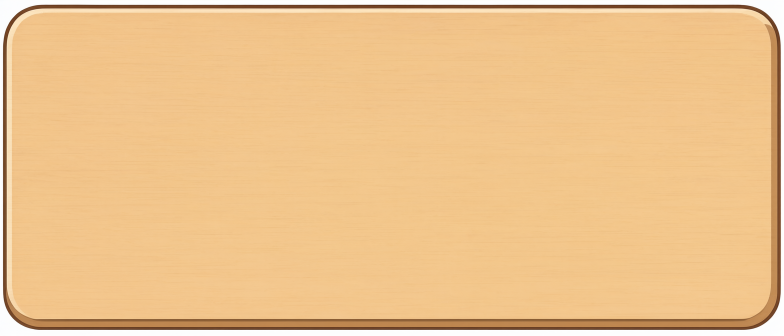
#> input picture production/qa/menu-b16/plaque-src-seed7.png, 1568 x 672 px, given in place of Qwen_image_2.1_00141.png, which was not available (shown at 1/2 size)
$ python b16-plaque-t2i.py
#> lines starting #> are read from the running program, lines starting #| are printed output that depends on the picture; after the words box and inside, x2 and y2 are one past the last pixel; in counts of white or black regions, pixels touching at a corner belong together; pictures that were not available may be replaced by others from this repository, and a replacement may not be noted
"""第十六批 · 本地 t2i 木牌纹理 → 去背 → 9-slice 三段 + 判据。

源图 = temp/b16-t2i/Qwen_image_2.1_00141.png（qwen-image-2.1 t2i / 21:9 / mp1 / seed42，本地 0 元）
去背 = 四角洪水填充找白底（skill §3 平色 UI 口径，⛔ 全局色键会啃掉浅色木纹高光）
产物 = temp/b16-asset/plaque-{left,mid,right}.png（@2x，带 alpha）
"""
import os
import sys

import numpy as np
from PIL import Image, ImageDraw, ImageFilter

SRC = sys.argv[1] if len(sys.argv) > 1 else 'temp/b16-t2i/Qwen_image_2.1_00141.png'
TAG = sys.argv[2] if len(sys.argv) > 2 else 'a'
BASE = 'games/beads/design/art/shots/menu-showcase-20261010/v1-mainmenu-final.png'
OUT = 'temp/b16-asset'
os.makedirs(OUT, exist_ok=True)

DEV_H = 160            # 牌高 @2x：稿实测外轮廓 y[1932,2094] = 162 src = 80 设计 px（含描边）
END_DEV, MID_DEV = 48, 80      # 两端固定 24 设计 px / 中段取样 40 设计 px
S = 750 / 1520.0

im = Image.open(SRC).convert('RGB')
W0, H0 = im.size
#> W0 = 1568; H0 = 672
ff = im.copy()
MAG = (255, 0, 255)
for c in ((0, 0), (W0 - 1, 0), (0, H0 - 1), (W0 - 1, H0 - 1)):
    ImageDraw.floodfill(ff, c, MAG, thresh=24)
bg = (np.asarray(ff) == np.array(MAG)).all(axis=2)   # ⛔ 不 .all(axis=2) 会得到三维逐通道图
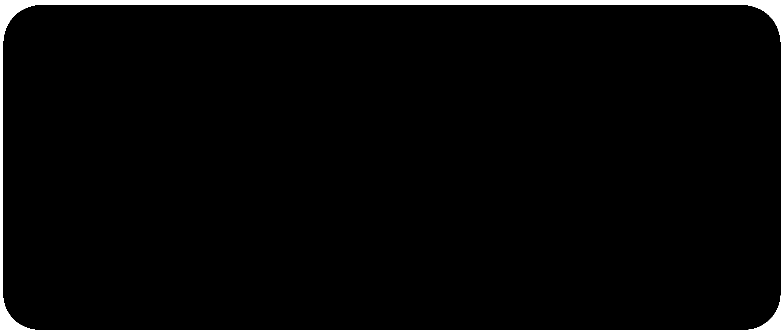
#> bg: shape (672, 1568) bool (shown at 1/2 size); 4.3% white; 1 white region, box (x1, y1, x2, y2) and area: (0, 0, 1568, 672) 45278
alpha = np.where(bg, 0, 255).astype(np.uint8)
alpha = np.asarray(Image.fromarray(alpha).filter(ImageFilter.MinFilter(3)))  # 吃白边 1px
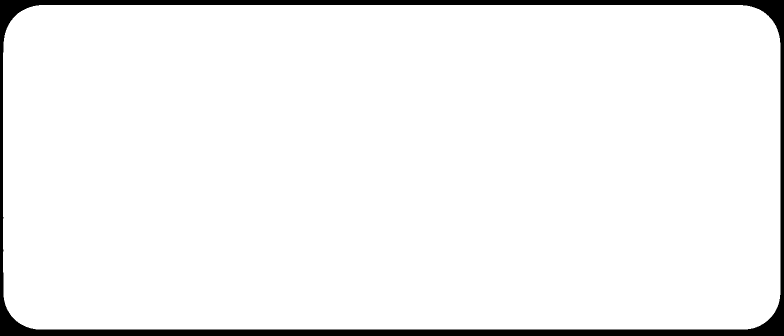
#> alpha: shape (672, 1568) (shown at 1/2 size); 95.3% white; 1 black region, box (x1, y1, x2, y2) and area: (0, 0, 1568, 672) 49695
ys, xs = np.where(alpha > 0)
bx0, bx1, by0, by1 = xs.min(), xs.max() + 1, ys.min(), ys.max() + 1
#> bx0 = 6; bx1 = 1561; by0 = 10; by1 = 659
plate = im.crop((bx0, by0, bx1, by1))
pa = Image.fromarray(alpha[by0:by1, bx0:bx1]).crop((0, 0, plate.width, plate.height))
#> pa: PIL image 1555x649 L; 99.5% white; 6 black regions (2 under 20 px), largest, box (x1, y1, x2, y2) and area: (0, 0, 72, 95) 1411, (1480, 0, 1555, 75) 1357, (0, 535, 65, 649) 1242, (1490, 580, 1555, 649) 1177
plate = plate.convert('RGBA')
#> plate: PIL image 1555x649 RGBA
plate.putalpha(pa)
print(f'原图 {im.size}  白底占比 {bg.mean() * 100:.1f}%  牌体 bbox {plate.size}  长宽比 {plate.width / plate.height:.3f}（目标 {189 / 74:.3f}）')
#| 原图 (1568, 672)  白底占比 4.3%  牌体 bbox (1555, 649)  长宽比 2.396（目标 2.554）

# 描边色 / 宽度 / 平涂度（在牌体 bbox 坐标内量）
a = np.asarray(plate.convert('RGB')).astype(np.int16)
lum = a.mean(2)
dark = lum < 150
#> dark: shape (649, 1555) bool; 5.7% white; 1 white region, box (x1, y1, x2, y2) and area: (0, 0, 1555, 649) 57950
rows = [int(dark[y].mean()) for y in range(plate.height)]
#> rows = 649 values from 0 to 0
top = int(np.argmax(np.asarray(rows) > 0.5))
#> top = 0
bot = plate.height - 1 - int(np.argmax(np.asarray(rows[::-1]) > 0.5))
#> bot = 648
print(f'描边：顶边行 {top}  底边行 {bot}  ->  缩到 @2x 高 {DEV_H} 后为 {top * DEV_H / plate.height:.1f}/{(plate.height - 1 - bot) * DEV_H / plate.height:.1f} 设备 px')
#| 描边：顶边行 0  底边行 648  ->  缩到 @2x 高 160 后为 0.0/0.0 设备 px
face = a[top + 6:bot - 6, 40:plate.width - 40]
print(f'牌面均色 {face.reshape(-1, 3).mean(0).round(0)}（稿 [241 194 136]）  横向梯度 {np.abs(np.diff(face, axis=1)).mean():.2f}  纵向 {np.abs(np.diff(face, axis=0)).mean():.2f}')
#| 牌面均色 [240. 195. 138.]（稿 [241 194 136]）  横向梯度 0.89  纵向 1.89
print(f'描边均色 {a[dark].reshape(-1, 3).mean(0).round(0)}（稿 [160 120 74]）')
#| 描边均色 [149. 101.  60.]（稿 [160 120 74]）

# 缩到 @2x 口径并切三段
sc = DEV_H / plate.height
#> sc = 0.247
NW = int(round(plate.width * sc))
#> NW = 383
plate2 = plate.resize((NW, DEV_H), Image.LANCZOS)
plate2.save(f'{OUT}/plaque-{TAG}-full.png')
print(f'整板 @2x {plate2.size} = 设计 {NW / 2:.1f} x {DEV_H / 2:.1f} px')
#| 整板 @2x (383, 160) = 设计 191.5 x 80.0 px
left = plate2.crop((0, 0, END_DEV, DEV_H))
right = plate2.crop((NW - END_DEV, 0, NW, DEV_H))
mid = plate2.crop(((NW - MID_DEV) // 2, 0, (NW + MID_DEV) // 2, DEV_H))
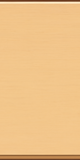
#> mid: PIL image 80x160 RGBA; mean R, G, B, A 237.8, 193.4, 135.8, 255
for n, x in (('left', left), ('mid', mid), ('right', right)):
    x.save(f'{OUT}/plaque-{TAG}-{n}.png')
    print(f'  plaque-{TAG}-{n}.png {x.size}')
#> this loop made 3 passes
#> n on passes 1 to 3: 'left', 'mid', 'right'
#|   plaque-a-left.png (48, 160)
#|   plaque-a-mid.png (80, 160)
#|   plaque-a-right.png (48, 160)


def compose(wd):
    w = int(round(wd * 2))
    out = Image.new('RGBA', (w, DEV_H), (250, 247, 240, 255))
    m = mid.resize((w - 2 * END_DEV, DEV_H), Image.LANCZOS)
    out.paste(left, (0, 0), left)
    out.paste(m, (END_DEV, 0), m)
    out.paste(right, (w - END_DEV, 0), right)
    return out


for wd in (140.0, 189.0, 280.0):
    c = compose(wd)
    arr = np.asarray(c.convert('RGB')).astype(np.int16)
    w = int(round(wd * 2))
    print(f'  宽 {wd:6.1f} 设计 px -> 接缝 maxdiff 左 {np.abs(arr[:, END_DEV - 1] - arr[:, END_DEV]).max():3d}'
          f' / 右 {np.abs(arr[:, w - END_DEV - 1] - arr[:, w - END_DEV]).max():3d}（<12 连续）')
#> this loop made 3 passes
#|   宽  140.0 设计 px -> 接缝 maxdiff 左   5 / 右   6（<12 连续）
#|   宽  189.0 设计 px -> 接缝 maxdiff 左   5 / 右   6（<12 连续）
#|   宽  280.0 设计 px -> 接缝 maxdiff 左   5 / 右   6（<12 连续）
strip = Image.new('RGBA', (640, 3 * (DEV_H + 30)), (255, 255, 255, 255))
#> strip: PIL image 640x570 RGBA; every value is 255
d = ImageDraw.Draw(strip)
for i, wd in enumerate((140.0, 189.0, 280.0)):
    c = compose(wd)
    strip.paste(c, (20, i * (DEV_H + 30) + 26), c)
    d.text((20, i * (DEV_H + 30) + 4), f'{wd} design px @2x {int(wd * 2)}', fill=(60, 50, 40))
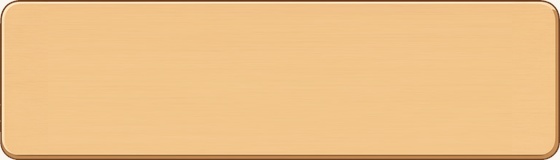
#> c: PIL image 560x160 RGBA; mean R, G, B, A 237, 192.7, 135.6, 254.9; transparent parts drawn white
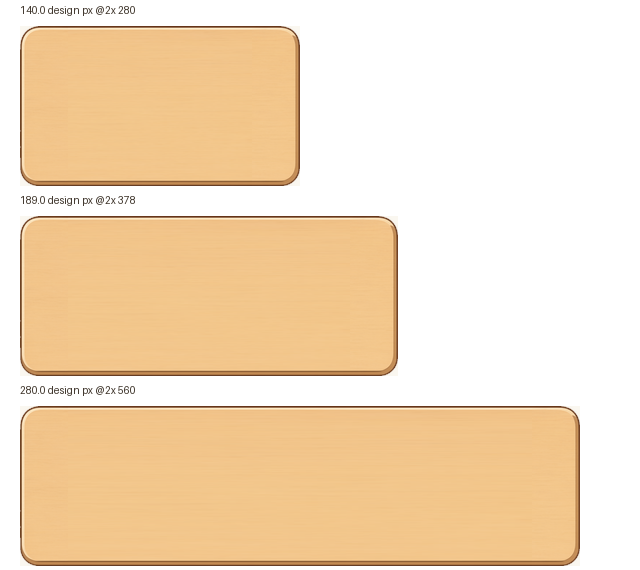
#> strip: PIL image 640x570 RGBA; mean R, G, B, A 244.8, 221.1, 190.7, 255; transparent parts drawn white
strip.save(f'temp/b16-slice-check-{TAG}.png')

# 叠回稿位目检（覆盖稿上带透视的旧牌）
b = Image.open(BASE).convert('RGB')
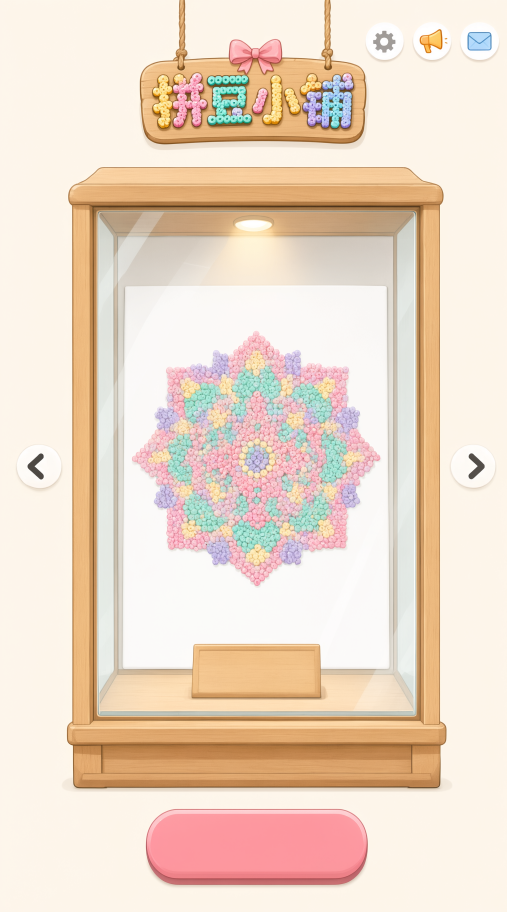
#> input picture games/beads/design/art/shots/menu-showcase-20261010/v1-mainmenu-final.png, 1520 x 2736 px, found by its file name (shown at 1/3 size)
#> b is the input picture: PIL image 1520x2736 RGB; mean R, G, B 237.1, 217.7, 200.5
x0, y0 = 575, 1932          # 稿牌体外轮廓 x[575,963] y[1932,2094] = 191.4 x 80 设计 px
c = compose(191.5)
big = b.copy()
big.paste(c.convert('RGB'), (x0, y0), c)
box = (x0 - 70, y0 - 70, x0 + 460, y0 + 250)
o, n = b.crop(box), big.crop(box)
ab = Image.new('RGB', (box[2] - box[0], (box[3] - box[1]) * 2 + 12), (255, 255, 255))
#> ab: PIL image 530x652 RGB; every value is 255
ab.paste(o, (0, 0))
ab.paste(n, (0, box[3] - box[1] + 12))
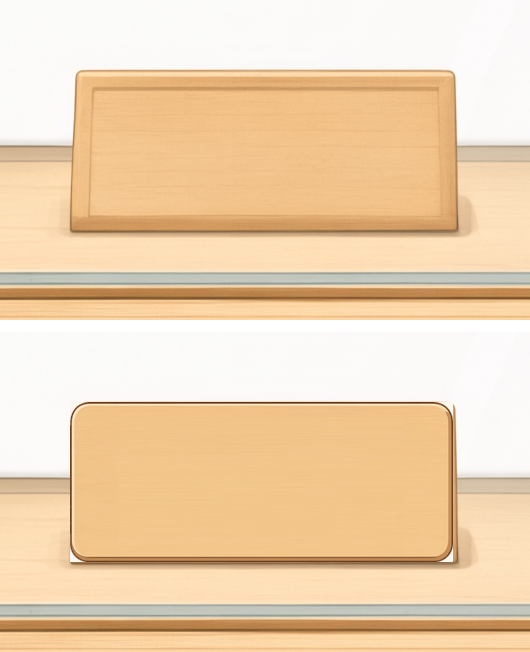
#> ab: PIL image 530x652 RGB; mean R, G, B 238.5, 211.2, 177.3
ab.resize((ab.width * 2, ab.height * 2), Image.LANCZOS).save(f'temp/b16-plate-ab-{TAG}.png')
compose(191.5).save(f'temp/b16-plate-189-{TAG}.png')
print(f'目检图 temp/b16-plate-ab-{TAG}.png（上=稿原样 下=贴新板） / temp/b16-slice-check-{TAG}.png')
